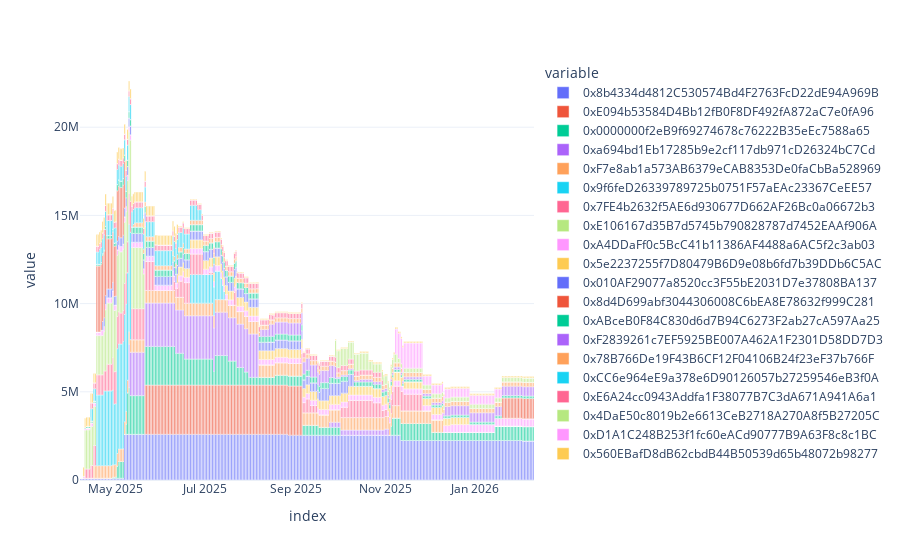

Source (notebook cell):
### Code cell
# Get the top 10 autoUSD holders by maximum balance
top_10_holders = auto_usd_df.sum().nlargest(20).index

px.bar(auto_usd_df[top_10_holders])

### Figure 1 — Plotly figure (JSON) as saved in the notebook; plotly's stock layout.template omitted (floating-point values rounded to 4 significant figures; data arrays with more than 128 entries replaced by an {"elided": "..."} marker saying what was removed)
{"data": [{"alignmentgroup": "True", "hovertemplate": "variable=0x8b4334d4812C530574Bd4F2763FcD22dE94A969B<br>index=%{x}<br>value=%{y}<extra></extra>", "legendgroup": "0x8b4334d4812C530574Bd4F2763FcD22dE94A969B", "marker": {"color": "#636efa", "pattern": {"shape": ""}}, "name": "0x8b4334d4812C530574Bd4F2763FcD22dE94A969B", "offsetgroup": "0x8b4334d4812C530574Bd4F2763FcD22dE94A969B", "orientation": "v", "showlegend": true, "textposition": "auto", "type": "bar", "x": {"elided": "310 str values"}, "xaxis": "x", "y": {"elided": "310 float values"}, "yaxis": "y"}, {"alignmentgroup": "True", "hovertemplate": "variable=0xE094b53584D4Bb12fB0F8DF492fA872aC7e0fA96<br>index=%{x}<br>value=%{y}<extra></extra>", "legendgroup": "0xE094b53584D4Bb12fB0F8DF492fA872aC7e0fA96", "marker": {"color": "#EF553B", "pattern": {"shape": ""}}, "name": "0xE094b53584D4Bb12fB0F8DF492fA872aC7e0fA96", "offsetgroup": "0xE094b53584D4Bb12fB0F8DF492fA872aC7e0fA96", "orientation": "v", "showlegend": true, "textposition": "auto", "type": "bar", "x": {"elided": "310 str values"}, "xaxis": "x", "y": {"elided": "310 float values"}, "yaxis": "y"}, {"alignmentgroup": "True", "hovertemplate": "variable=0x0000000f2eB9f69274678c76222B35eEc7588a65<br>index=%{x}<br>value=%{y}<extra></extra>", "legendgroup": "0x0000000f2eB9f69274678c76222B35eEc7588a65", "marker": {"color": "#00cc96", "pattern": {"shape": ""}}, "name": "0x0000000f2eB9f69274678c76222B35eEc7588a65", "offsetgroup": "0x0000000f2eB9f69274678c76222B35eEc7588a65", "orientation": "v", "showlegend": true, "textposition": "auto", "type": "bar", "x": {"elided": "310 str values"}, "xaxis": "x", "y": {"elided": "310 float values"}, "yaxis": "y"}, {"alignmentgroup": "True", "hovertemplate": "variable=0xa694bd1Eb17285b9e2cf117db971cD26324bC7Cd<br>index=%{x}<br>value=%{y}<extra></extra>", "legendgroup": "0xa694bd1Eb17285b9e2cf117db971cD26324bC7Cd", "marker": {"color": "#ab63fa", "pattern": {"shape": ""}}, "name": "0xa694bd1Eb17285b9e2cf117db971cD26324bC7Cd", "offsetgroup": "0xa694bd1Eb17285b9e2cf117db971cD26324bC7Cd", "orientation": "v", "showlegend": true, "textposition": "auto", "type": "bar", "x": {"elided": "310 str values"}, "xaxis": "x", "y": {"elided": "310 float values"}, "yaxis": "y"}, {"alignmentgroup": "True", "hovertemplate": "variable=0xF7e8ab1a573AB6379eCAB8353De0faCbBa528969<br>index=%{x}<br>value=%{y}<extra></extra>", "legendgroup": "0xF7e8ab1a573AB6379eCAB8353De0faCbBa528969", "marker": {"color": "#FFA15A", "pattern": {"shape": ""}}, "name": "0xF7e8ab1a573AB6379eCAB8353De0faCbBa528969", "offsetgroup": "0xF7e8ab1a573AB6379eCAB8353De0faCbBa528969", "orientation": "v", "showlegend": true, "textposition": "auto", "type": "bar", "x": {"elided": "310 str values"}, "xaxis": "x", "y": {"elided": "310 float values"}, "yaxis": "y"}, {"alignmentgroup": "True", "hovertemplate": "variable=0x9f6feD26339789725b0751F57aEAc23367CeEE57<br>index=%{x}<br>value=%{y}<extra></extra>", "legendgroup": "0x9f6feD26339789725b0751F57aEAc23367CeEE57", "marker": {"color": "#19d3f3", "pattern": {"shape": ""}}, "name": "0x9f6feD26339789725b0751F57aEAc23367CeEE57", "offsetgroup": "0x9f6feD26339789725b0751F57aEAc23367CeEE57", "orientation": "v", "showlegend": true, "textposition": "auto", "type": "bar", "x": {"elided": "310 str values"}, "xaxis": "x", "y": {"elided": "310 float values"}, "yaxis": "y"}, {"alignmentgroup": "True", "hovertemplate": "variable=0x7FE4b2632f5AE6d930677D662AF26Bc0a06672b3<br>index=%{x}<br>value=%{y}<extra></extra>", "legendgroup": "0x7FE4b2632f5AE6d930677D662AF26Bc0a06672b3", "marker": {"color": "#FF6692", "pattern": {"shape": ""}}, "name": "0x7FE4b2632f5AE6d930677D662AF26Bc0a06672b3", "offsetgroup": "0x7FE4b2632f5AE6d930677D662AF26Bc0a06672b3", "orientation": "v", "showlegend": true, "textposition": "auto", "type": "bar", "x": {"elided": "310 str values"}, "xaxis": "x", "y": {"elided": "310 float values"}, "yaxis": "y"}, {"alignmentgroup": "True", "hovertemplate": "variable=0xE106167d35B7d5745b790828787d7452EAAf906A<br>index=%{x}<br>value=%{y}<extra></extra>", "legendgroup": "0xE106167d35B7d5745b790828787d7452EAAf906A", "marker": {"color": "#B6E880", "pattern": {"shape": ""}}, "name": "0xE106167d35B7d5745b790828787d7452EAAf906A", "offsetgroup": "0xE106167d35B7d5745b790828787d7452EAAf906A", "orientation": "v", "showlegend": true, "textposition": "auto", "type": "bar", "x": {"elided": "310 str values"}, "xaxis": "x", "y": {"elided": "310 float values"}, "yaxis": "y"}, {"alignmentgroup": "True", "hovertemplate": "variable=0xA4DDaFf0c5BcC41b11386AF4488a6AC5f2c3ab03<br>index=%{x}<br>value=%{y}<extra></extra>", "legendgroup": "0xA4DDaFf0c5BcC41b11386AF4488a6AC5f2c3ab03", "marker": {"color": "#FF97FF", "pattern": {"shape": ""}}, "name": "0xA4DDaFf0c5BcC41b11386AF4488a6AC5f2c3ab03", "offsetgroup": "0xA4DDaFf0c5BcC41b11386AF4488a6AC5f2c3ab03", "orientation": "v", "showlegend": true, "textposition": "auto", "type": "bar", "x": {"elided": "310 str values"}, "xaxis": "x", "y": {"elided": "310 float values"}, "yaxis": "y"}, {"alignmentgroup": "True", "hovertemplate": "variable=0x5e2237255f7D80479B6D9e08b6fd7b39DDb6C5AC<br>index=%{x}<br>value=%{y}<extra></extra>", "legendgroup": "0x5e2237255f7D80479B6D9e08b6fd7b39DDb6C5AC", "marker": {"color": "#FECB52", "pattern": {"shape": ""}}, "name": "0x5e2237255f7D80479B6D9e08b6fd7b39DDb6C5AC", "offsetgroup": "0x5e2237255f7D80479B6D9e08b6fd7b39DDb6C5AC", "orientation": "v", "showlegend": true, "textposition": "auto", "type": "bar", "x": {"elided": "310 str values"}, "xaxis": "x", "y": {"elided": "310 float values"}, "yaxis": "y"}, {"alignmentgroup": "True", "hovertemplate": "variable=0x010AF29077a8520cc3F55bE2031D7e37808BA137<br>index=%{x}<br>value=%{y}<extra></extra>", "legendgroup": "0x010AF29077a8520cc3F55bE2031D7e37808BA137", "marker": {"color": "#636efa", "pattern": {"shape": ""}}, "name": "0x010AF29077a8520cc3F55bE2031D7e37808BA137", "offsetgroup": "0x010AF29077a8520cc3F55bE2031D7e37808BA137", "orientation": "v", "showlegend": true, "textposition": "auto", "type": "bar", "x": {"elided": "310 str values"}, "xaxis": "x", "y": {"elided": "310 float values"}, "yaxis": "y"}, {"alignmentgroup": "True", "hovertemplate": "variable=0x8d4D699abf3044306008C6bEA8E78632f999C281<br>index=%{x}<br>value=%{y}<extra></extra>", "legendgroup": "0x8d4D699abf3044306008C6bEA8E78632f999C281", "marker": {"color": "#EF553B", "pattern": {"shape": ""}}, "name": "0x8d4D699abf3044306008C6bEA8E78632f999C281", "offsetgroup": "0x8d4D699abf3044306008C6bEA8E78632f999C281", "orientation": "v", "showlegend": true, "textposition": "auto", "type": "bar", "x": {"elided": "310 str values"}, "xaxis": "x", "y": {"elided": "310 float values"}, "yaxis": "y"}, {"alignmentgroup": "True", "hovertemplate": "variable=0xABceB0F84C830d6d7B94C6273F2ab27cA597Aa25<br>index=%{x}<br>value=%{y}<extra></extra>", "legendgroup": "0xABceB0F84C830d6d7B94C6273F2ab27cA597Aa25", "marker": {"color": "#00cc96", "pattern": {"shape": ""}}, "name": "0xABceB0F84C830d6d7B94C6273F2ab27cA597Aa25", "offsetgroup": "0xABceB0F84C830d6d7B94C6273F2ab27cA597Aa25", "orientation": "v", "showlegend": true, "textposition": "auto", "type": "bar", "x": {"elided": "310 str values"}, "xaxis": "x", "y": {"elided": "310 float values"}, "yaxis": "y"}, {"alignmentgroup": "True", "hovertemplate": "variable=0xF2839261c7EF5925BE007A462A1F2301D58DD7D3<br>index=%{x}<br>value=%{y}<extra></extra>", "legendgroup": "0xF2839261c7EF5925BE007A462A1F2301D58DD7D3", "marker": {"color": "#ab63fa", "pattern": {"shape": ""}}, "name": "0xF2839261c7EF5925BE007A462A1F2301D58DD7D3", "offsetgroup": "0xF2839261c7EF5925BE007A462A1F2301D58DD7D3", "orientation": "v", "showlegend": true, "textposition": "auto", "type": "bar", "x": {"elided": "310 str values"}, "xaxis": "x", "y": {"elided": "310 float values"}, "yaxis": "y"}, {"alignmentgroup": "True", "hovertemplate": "variable=0x78B766De19F43B6CF12F04106B24f23eF37b766F<br>index=%{x}<br>value=%{y}<extra></extra>", "legendgroup": "0x78B766De19F43B6CF12F04106B24f23eF37b766F", "marker": {"color": "#FFA15A", "pattern": {"shape": ""}}, "name": "0x78B766De19F43B6CF12F04106B24f23eF37b766F", "offsetgroup": "0x78B766De19F43B6CF12F04106B24f23eF37b766F", "orientation": "v", "showlegend": true, "textposition": "auto", "type": "bar", "x": {"elided": "310 str values"}, "xaxis": "x", "y": {"elided": "310 float values"}, "yaxis": "y"}, {"alignmentgroup": "True", "hovertemplate": "variable=0xCC6e964eE9a378e6D90126057b27259546eB3f0A<br>index=%{x}<br>value=%{y}<extra></extra>", "legendgroup": "0xCC6e964eE9a378e6D90126057b27259546eB3f0A", "marker": {"color": "#19d3f3", "pattern": {"shape": ""}}, "name": "0xCC6e964eE9a378e6D90126057b27259546eB3f0A", "offsetgroup": "0xCC6e964eE9a378e6D90126057b27259546eB3f0A", "orientation": "v", "showlegend": true, "textposition": "auto", "type": "bar", "x": {"elided": "310 str values"}, "xaxis": "x", "y": {"elided": "310 float values"}, "yaxis": "y"}, {"alignmentgroup": "True", "hovertemplate": "variable=0xE6A24cc0943Addfa1F38077B7C3dA671A941A6a1<br>index=%{x}<br>value=%{y}<extra></extra>", "legendgroup": "0xE6A24cc0943Addfa1F38077B7C3dA671A941A6a1", "marker": {"color": "#FF6692", "pattern": {"shape": ""}}, "name": "0xE6A24cc0943Addfa1F38077B7C3dA671A941A6a1", "offsetgroup": "0xE6A24cc0943Addfa1F38077B7C3dA671A941A6a1", "orientation": "v", "showlegend": true, "textposition": "auto", "type": "bar", "x": {"elided": "310 str values"}, "xaxis": "x", "y": {"elided": "310 float values"}, "yaxis": "y"}, {"alignmentgroup": "True", "hovertemplate": "variable=0x4DaE50c8019b2e6613CeB2718A270A8f5B27205C<br>index=%{x}<br>value=%{y}<extra></extra>", "legendgroup": "0x4DaE50c8019b2e6613CeB2718A270A8f5B27205C", "marker": {"color": "#B6E880", "pattern": {"shape": ""}}, "name": "0x4DaE50c8019b2e6613CeB2718A270A8f5B27205C", "offsetgroup": "0x4DaE50c8019b2e6613CeB2718A270A8f5B27205C", "orientation": "v", "showlegend": true, "textposition": "auto", "type": "bar", "x": {"elided": "310 str values"}, "xaxis": "x", "y": {"elided": "310 float values"}, "yaxis": "y"}, {"alignmentgroup": "True", "hovertemplate": "variable=0xD1A1C248B253f1fc60eACd90777B9A63F8c8c1BC<br>index=%{x}<br>value=%{y}<extra></extra>", "legendgroup": "0xD1A1C248B253f1fc60eACd90777B9A63F8c8c1BC", "marker": {"color": "#FF97FF", "pattern": {"shape": ""}}, "name": "0xD1A1C248B253f1fc60eACd90777B9A63F8c8c1BC", "offsetgroup": "0xD1A1C248B253f1fc60eACd90777B9A63F8c8c1BC", "orientation": "v", "showlegend": true, "textposition": "auto", "type": "bar", "x": {"elided": "310 str values"}, "xaxis": "x", "y": {"elided": "310 float values"}, "yaxis": "y"}, {"alignmentgroup": "True", "hovertemplate": "variable=0x560EBafD8dB62cbdB44B50539d65b48072b98277<br>index=%{x}<br>value=%{y}<extra></extra>", "legendgroup": "0x560EBafD8dB62cbdB44B50539d65b48072b98277", "marker": {"color": "#FECB52", "pattern": {"shape": ""}}, "name": "0x560EBafD8dB62cbdB44B50539d65b48072b98277", "offsetgroup": "0x560EBafD8dB62cbdB44B50539d65b48072b98277", "orientation": "v", "showlegend": true, "textposition": "auto", "type": "bar", "x": {"elided": "310 str values"}, "xaxis": "x", "y": {"elided": "310 float values"}, "yaxis": "y"}], "layout": {"barmode": "relative", "legend": {"title": {"text": "variable"}, "tracegroupgap": 0}, "margin": {"t": 60}, "xaxis": {"anchor": "y", "domain": [0, 1], "title": {"text": "index"}}, "yaxis": {"anchor": "x", "domain": [0, 1], "title": {"text": "value"}}}}
